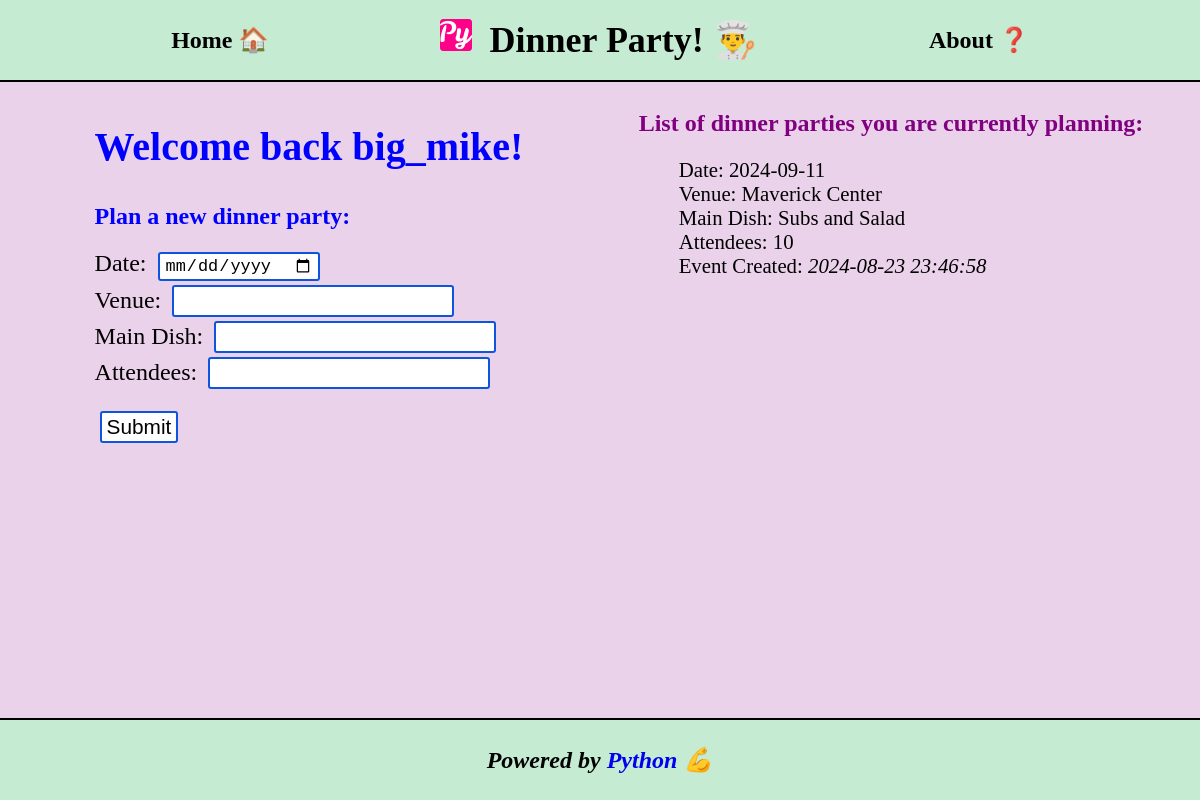
Screenshot of /profile (signed in) with the database file from the repository.
### tables this page shows
CREATE TABLE parties
                (
                id INTEGER PRIMARY KEY,
                username TEXT NOT NULL,
                date TEXT NOT NULL,
                venue TEXT NOT NULL,
                main_dish TEXT NOT NULL,
                attendees INTEGER NOT NULL,
                created TEXT DEFAULT CURRENT_TIMESTAMP
                );

### app.py (the view, shortened to what this page needs)
@app.route("/profile", methods=['GET', 'POST'])
def profile():
    if request.method == 'GET':
        username = session.get('username')
        if username is not None:
            conn = sqlite3.connect("./data/database.db")
            curs = conn.cursor()
            parties = (curs.execute("SELECT * FROM parties WHERE username = ?",(username,),).fetchall())
            conn.commit()
            conn.close()
            return render_template("profile.html", username=username, parties=parties)
        else:
            return redirect("/", code=302)

### templates/profile.html (shortened to what this page needs)
{% extends "base.html" %}
{% block content %}
<section class="grid-container">
    <div>
        <h1 class="headline-h1">Welcome back {{ username }}!</h1>
        <h1>Plan a new dinner party:</h1>
        <form action="/profile" method="post">
            <label for="date">Date: </label>
            <input type="date" name="date">
            <br>
            <label for="venue">Venue: </label>
            <input type="text" name="venue">
            <br>
            <label for="main_dish">Main Dish: </label>
            <input type="text" name="main_dish">
            <br>
            <label for="attendees">Attendees: </label>
            <input type="number" name="attendees">
            <br><br>
            <input type="submit" value="Submit">
        </form>
    </div>
    <div>
        <h2>List of dinner parties you are currently planning:</h2>
        <ul>
            {% for party in parties %}
            <li>Date: {{ party[2] }}</li>
            <li>Venue: {{ party[3] }}</li>
            <li>Main Dish: {{ party[4] }}</li>
            <li>Attendees: {{ party[5] }}</li>
            <li>Event Created: <i>{{ party[6] }}</i></li>
            {% endfor %}
        </ul>
    </div>
</section>
{% endblock %}

### static/css/style.css (style rules this page uses)
body { background-color: rgb(235, 210, 235); font-family: cursive; }
h1 { color: blue; }
h2 { color: purple; }
ul { font-size: 1.3em; list-style-type: none; }
form label { font-size: 1.5em; font-weight: 500; color: black; }
form input { width: auto; font-size: 1.3em; font-weight: 500; margin: 2px 5px; padding: 2px 5px; color: black; background: #FFFFFF; border: 2px solid #0f54dd; border-radius: 3px; }
.headline-h1 { font-size: 2.5em; font-weight: 600; }
.grid-container { display: grid; grid-template-columns: repeat(2, 1fr); justify-content: center; justify-items: center; align-items: flex-start; }

### rows the page displays
parties: username "big_mike", date "2024-09-11", venue "Maverick Center", main_dish "Subs and Salad", attendees "10", created "2024-08-23 23:46:58"
